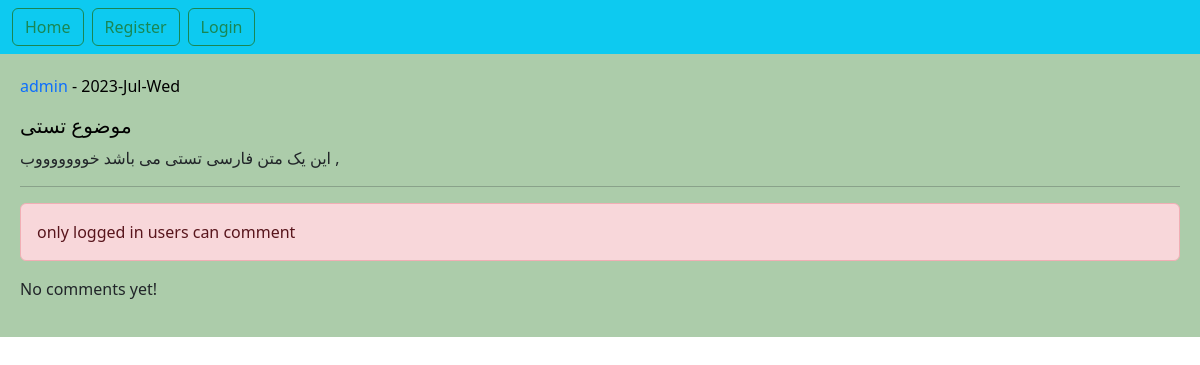
The app's page /post/11/yn-ykh-mtn-frsy-tsty-my-bshd/, older data.
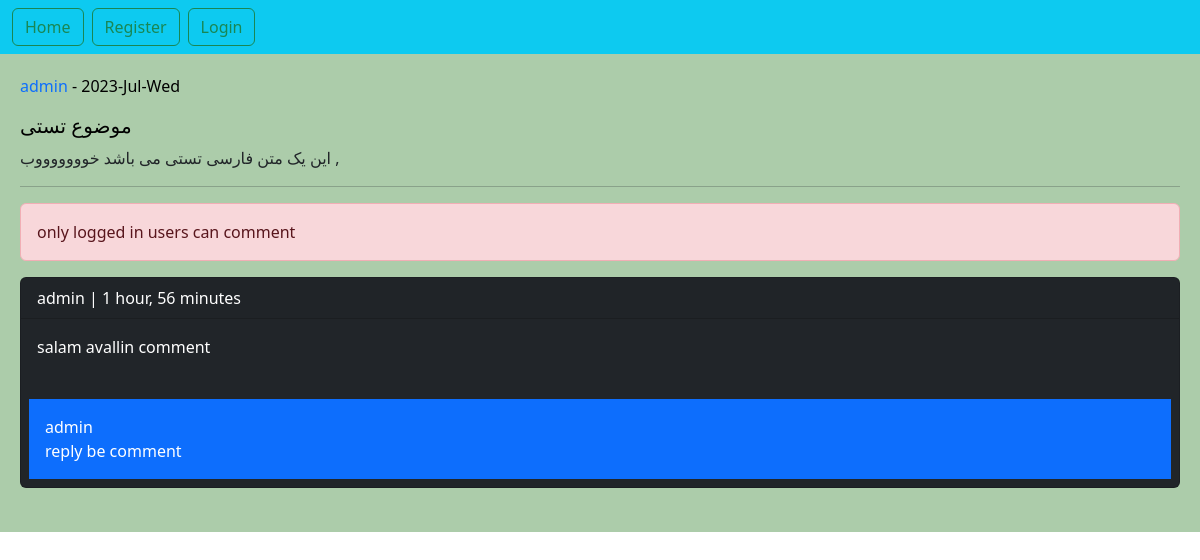
The same page, newer data.
### home/models.py (models this page shows, shortened)
class Post(models.Model):
    user = models.ForeignKey(User, on_delete=models.CASCADE,
                             related_name='posts')  # اگر یک یوزر حذف شد پست هایش نیز حذف می شود.
    title = models.CharField(max_length=240)
    body = models.TextField()
    slug = models.SlugField()
    created = models.DateTimeField(auto_now_add=True)
    updated = models.DateTimeField(auto_now=True)
    class Meta:
        ordering = ['-created']  # مرتب سازی پست ها بر اساس تاریخ

class Comment(models.Model):
    user = models.ForeignKey(User, on_delete=models.CASCADE, related_name='ucomments')
    post = models.ForeignKey(Post, on_delete=models.CASCADE, related_name='pcomments')
    reply = models.ForeignKey('self', on_delete=models.CASCADE, related_name='rcomments', blank=True, null=True)
    is_reply = models.BooleanField(default=False)
    body = models.TextField(max_length=400)
    created = models.DateTimeField(auto_now_add=True)

### home/views.py (the view, shortened to what this page needs)
# urls.py: path('post/<int:post_id>/<slug:post_slug>/', views.PostDetailView.as_view(), name='post_detail'),
class PostDetailView(View):
    form_class = CommentCreateForm
    form_class_reply = CommentReplyForm
    def setup(self, request, *args, **kwargs):
        self.post_instance = get_object_or_404(Post, pk=kwargs['post_id'], slug=kwargs['post_slug'])
        return super().setup(request, *args, **kwargs)
    def get(self, request, *args, **kwargs):
        comments = self.post_instance.pcomments.filter(is_reply=False)
        return render(request, 'home/detail.html',
                      {'post': self.post_instance,
                       'comments': comments,
                       'form': self.form_class,
                       'reply_form': self.form_class_reply
                       })

### home/templates/home/detail.html (shortened to what this page needs)
{% extends 'base.html' %}
{% block content %}
    <p style="color: black;"><a href="{% url 'account:user_profile' post.user.id %}" style="text-decoration: none">{{ post.user }}</a> - {{ post.updated|date:"Y-M-D" }}</p>
    <h5 style="color: black">{{ post.title }}</h5>
    <p>{{ post.body }}</p>
        <hr>
    {% if request.user.is_authenticated %}
        <a href="{% url 'home:post_like' post.id %}" class="btn btn-primary col-md-2">Like {{ post.likes_count }}</a>
        <form action="" method="post">
            {% csrf_token %}
            {{ form.as_div }}
            <input type="submit" value="send">
        </form>
         <br>
    {% else %}
        <p class="alert alert-danger">only logged in users can comment</p>
    {% endif %}
    {% for comment in comments %}
        <div class="card bg-dark text-white">
        <p class="card-header">{{ comment.user }} | {{ comment.created | timesince }}</p>
        <p class="card-body">{{ comment.body }}</p>
            {% with replies=comment.rcomments.all %}
            {% for reply in replies %}
                <p class="bg-primary p-3 m-2">{{ reply.user }}<br> {{ reply.body  }}</p>
            {% endfor %}
            {% endwith %}
        </div>
        <br>
    {% empty %}
        <p>No comments yet!</p>
    {% endfor %}
{% endblock %}

### templates/base.html (shortened to what this page needs)
<!DOCTYPE html>
<html lang="en">
<head>
    <link href="https://cdn.jsdelivr.net/npm/bootstrap@5.3.0/dist/css/bootstrap.min.css" rel="stylesheet"
>
</head>
<body>
{% include 'includes/navbar.html' %}
<div class="jumbotron">
    {% block content %}{% endblock %}
</div>
</body>
</html>

### templates/includes/navbar.html
<nav class="navbar bg-info">
    <form class="container-fluid justify-content-start">
        <a class="btn btn-outline-success me-2" href="{% url 'home:home' %}">Home</a>
        {% if request.user.is_authenticated %}
            <a class="btn btn-outline-success me-2" href="{% url 'account:user_logout' %}">Logout</a>
            <a class="btn btn-outline-success me-2" href="{% url 'account:user_profile' request.user.pk %}">Profile</a>
        {% else %}
            <a class="btn btn-outline-success me-2" href="{% url 'account:user_register' %}">Register</a>
            <a class="btn btn-outline-success me-2" href="{% url 'account:user_login' %}">Login</a>
        {% endif %}
    </form>
</nav>

### templates/base.html (style rules this page uses)
.jumbotron { padding: 20px; margin-bottom: 20px; background-color: #acccaa; }

Row changes from the older to the newer data that the page shows:
added Comment: user "admin", created "1 hour, 56 minutes", body "salam avallin comment", shown under "موضوع تستی"
added Comment: user "admin", body "reply be comment"
Text that changed along with them:
text no longer shown: "No comments yet!"
